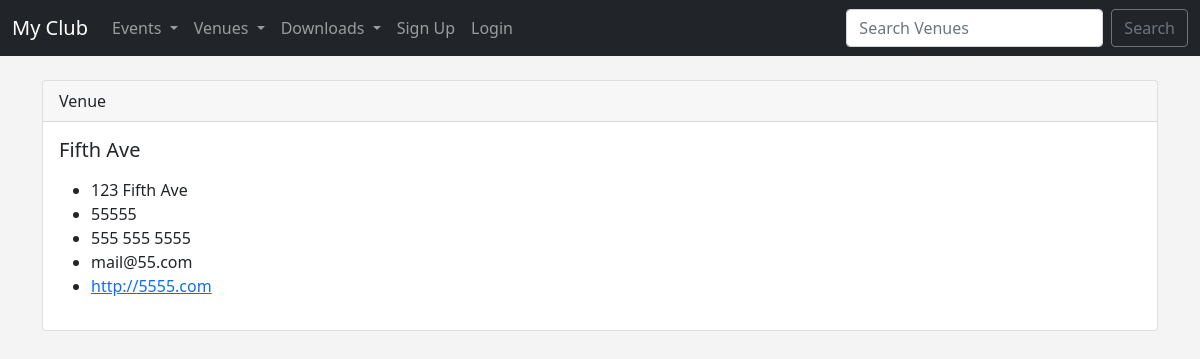
Page /show_venue/6 on the committed database.
### events/models.py (models this page shows)
class Venue(models.Model):
    name = models.CharField('Venue Name', max_length=120)
    address = models.CharField(max_length=300)
    zip_code = models.CharField('Zip Code', max_length=15)
    phone = models.CharField('Contact Phone', max_length=25, blank=True)
    web = models.URLField('Website Address', blank=True)
    email_address = models.EmailField('Email Address', blank=True)
    owner = models.IntegerField("Venue Owner", blank=False, default=1)
    def __str__(self):
        return self.name

### events/views.py (the view)
# urls.py: path('show_venue/<venue_id>', views.show_venue, name="show-venue"),
def show_venue(request, venue_id):
    venue = Venue.objects.get(pk=venue_id)
    return render(request,
        'events/show_venue.html', {
        "venue": venue})

### events/templates/events/show_venue.html
{% extends 'events/base.html' %}
{% block content %}
    <div class="card">
      <div class="card-header">
        Venue
      </div>
      <div class="card-body">
        <h5 class="card-title">{{ venue }}</h5>
        <p class="card-text">
          <ul>
            <li>{{ venue.address }}</li>
            <li>{{ venue.zip_code }}</li>
            <li>{{ venue.phone }}</li>
            <li>{{ venue.email_address }}</li>
            <li><a href="{{ venue.web }}">{{ venue.web }}</a></li>
          </ul>
        </p>
      </div>
    </div>
{% endblock %}

### events/templates/events/base.html (style rules this page uses)
body { background: #f4f4f4 }

### rows in the picture
Venue: name "Fifth Ave", address "123 Fifth Ave", zip_code "55555", phone "555 555 5555", email_address "mail@55.com", web "http://5555.com"
